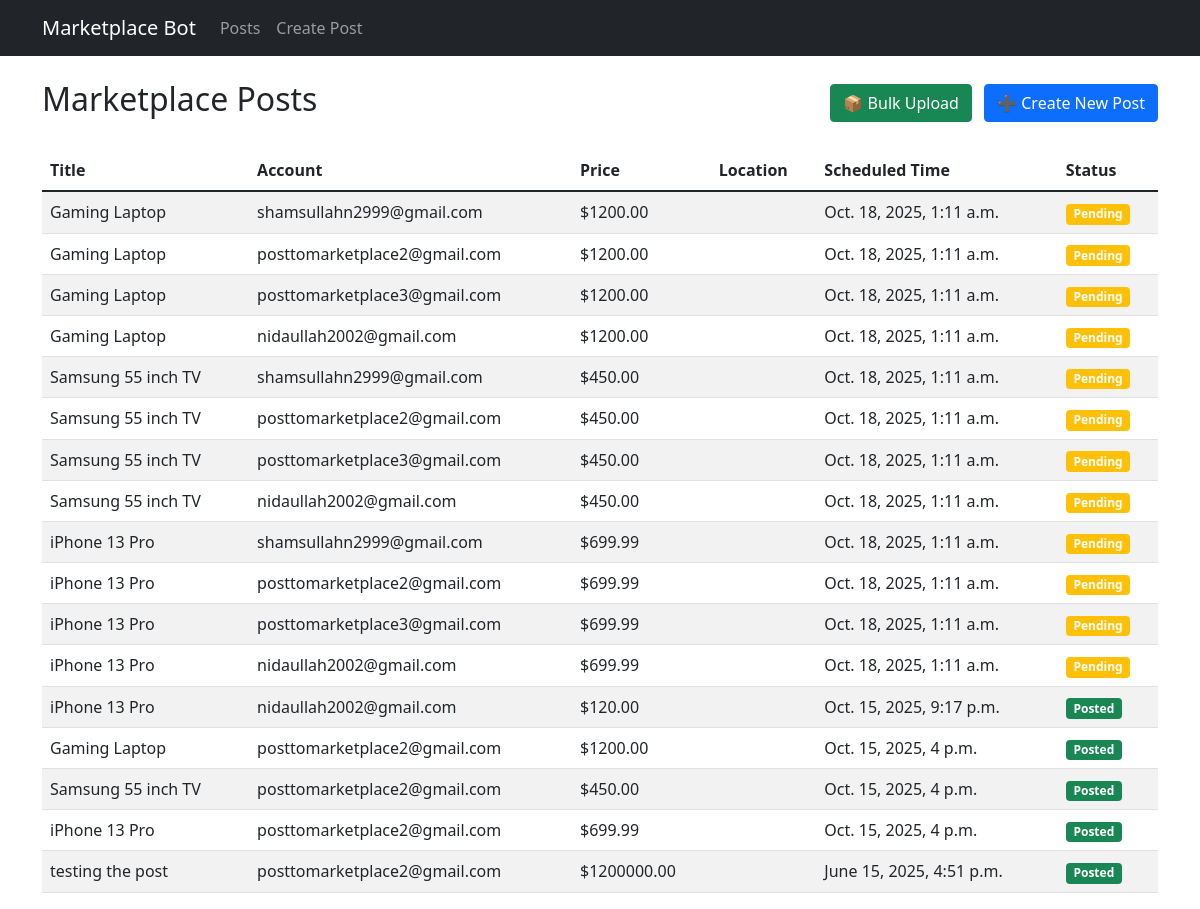
/, run on an earlier commit of the app's database.
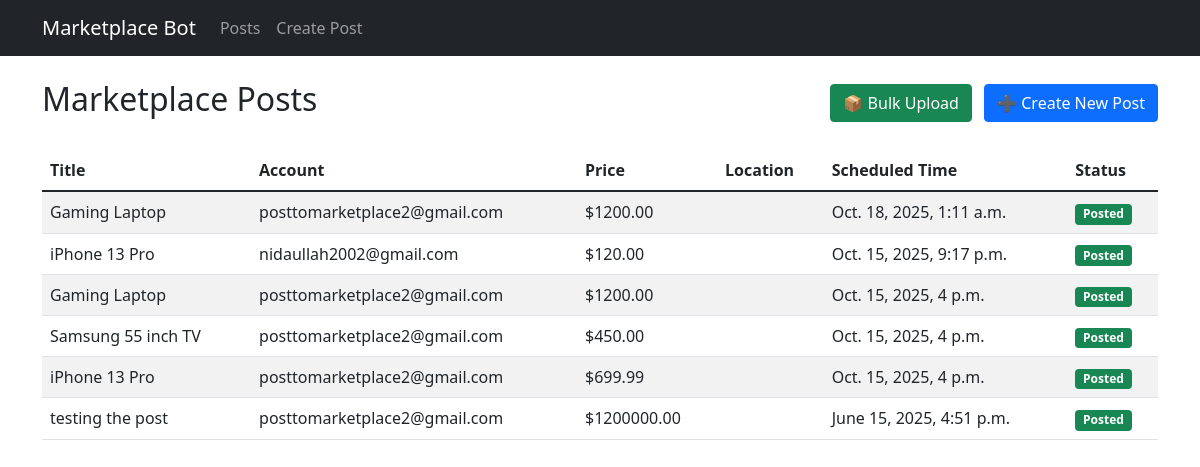
And on a later commit of the database.
### postings/models.py (models this page shows, shortened)
class MarketplacePost(models.Model):
    account = models.ForeignKey(FacebookAccount, on_delete=models.CASCADE)
    title = models.CharField(max_length=255)
    description = models.TextField()
    price = models.DecimalField(max_digits=10, decimal_places=2)
    image = models.ImageField(upload_to='posts/', blank=True)
    scheduled_time = models.DateTimeField()
    posted = models.BooleanField(default=False)
    created_at = models.DateTimeField(auto_now_add=True)
    updated_at = models.DateTimeField(auto_now=True)

### accounts/models.py (models this page shows, shortened)
class FacebookAccount(models.Model):
    email = models.EmailField()
    password = models.CharField(max_length=255)  # Store securely in production
    session_cookie = models.TextField(blank=True, null=True)
    created_at = models.DateTimeField(auto_now_add=True)

### postings/views.py (the view)
# urls.py: path('', views.post_list, name='post_list'),
def post_list(request):
    posts = MarketplacePost.objects.all().order_by('-scheduled_time')
    return render(request, 'postings/post_list.html', {'posts': posts})

### postings/templates/postings/post_list.html
{% extends "base.html" %} {% block content %}
<div class="container mt-4">
  <div class="d-flex justify-content-between align-items-center mb-4">
    <h2>Marketplace Posts</h2>
    <div>
      <a href="{% url 'bulk_upload_posts' %}" class="btn btn-success me-2"
        >📦 Bulk Upload</a
      >
      <a href="{% url 'create_post' %}" class="btn btn-primary"
        >➕ Create New Post</a
      >
    </div>
  </div>
  <div class="table-responsive">
    <table class="table table-striped">
      <thead>
        <tr>
          <th>Title</th>
          <th>Account</th>
          <th>Price</th>
          <th>Location</th>
          <th>Scheduled Time</th>
          <th>Status</th>
        </tr>
      </thead>
      <tbody>
        {% for post in posts %}
        <tr>
          <td>{{ post.title }}</td>
          <td>{{ post.account.email }}</td>
          <td>${{ post.price }}</td>
          <td>{{ post.location }}</td>
          <td>{{ post.scheduled_time }}</td>
          <td>
            {% if post.posted %}
            <span class="badge bg-success">Posted</span>
            {% else %}
            <span class="badge bg-warning">Pending</span>
            {% endif %}
          </td>
        </tr>
        {% empty %}
        <tr>
          <td colspan="6" class="text-center">No posts found.</td>
        </tr>
        {% endfor %}
      </tbody>
    </table>
  </div>
</div>
{% endblock %}

What changed in the data, as far as the page shows it:
removed MarketplacePost: title "Gaming Laptop", account.email "shamsullahn2999@gmail.com", price "1200.00", scheduled_time "Oct. 18, 2025, 1:11 a.m.", posted "Pending"
removed MarketplacePost: title "Gaming Laptop", account.email "posttomarketplace3@gmail.com", price "1200.00", scheduled_time "Oct. 18, 2025, 1:11 a.m.", posted "Pending"
removed MarketplacePost: title "Gaming Laptop", account.email "nidaullah2002@gmail.com", price "1200.00", scheduled_time "Oct. 18, 2025, 1:11 a.m.", posted "Pending"
removed MarketplacePost: title "Samsung 55 inch TV", account.email "shamsullahn2999@gmail.com", price "450.00", scheduled_time "Oct. 18, 2025, 1:11 a.m.", posted "Pending"
removed MarketplacePost: title "Samsung 55 inch TV", account.email "posttomarketplace2@gmail.com", price "450.00", scheduled_time "Oct. 18, 2025, 1:11 a.m.", posted "Pending"
removed MarketplacePost: title "Samsung 55 inch TV", account.email "posttomarketplace3@gmail.com", price "450.00", scheduled_time "Oct. 18, 2025, 1:11 a.m.", posted "Pending"
removed MarketplacePost: title "Samsung 55 inch TV", account.email "nidaullah2002@gmail.com", price "450.00", scheduled_time "Oct. 18, 2025, 1:11 a.m.", posted "Pending"
removed MarketplacePost: title "iPhone 13 Pro", account.email "shamsullahn2999@gmail.com", price "699.99", scheduled_time "Oct. 18, 2025, 1:11 a.m.", posted "Pending"
removed MarketplacePost: title "iPhone 13 Pro", account.email "posttomarketplace2@gmail.com", price "699.99", scheduled_time "Oct. 18, 2025, 1:11 a.m.", posted "Pending"
removed MarketplacePost: title "iPhone 13 Pro", account.email "posttomarketplace3@gmail.com", price "699.99", scheduled_time "Oct. 18, 2025, 1:11 a.m.", posted "Pending"
removed MarketplacePost: title "iPhone 13 Pro", account.email "nidaullah2002@gmail.com", price "699.99", scheduled_time "Oct. 18, 2025, 1:11 a.m.", posted "Pending"
changed MarketplacePost "Oct. 18, 2025, 1:11 a.m.": posted "Pending" → "Posted"
